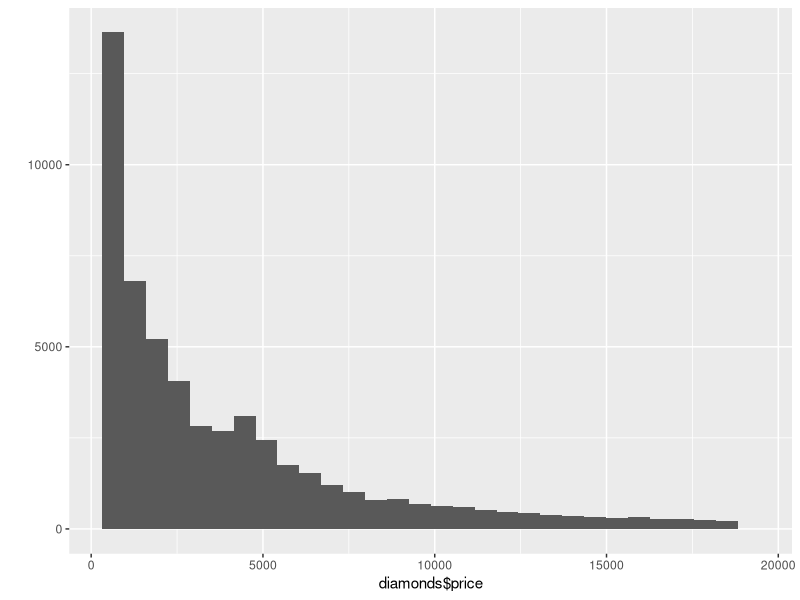
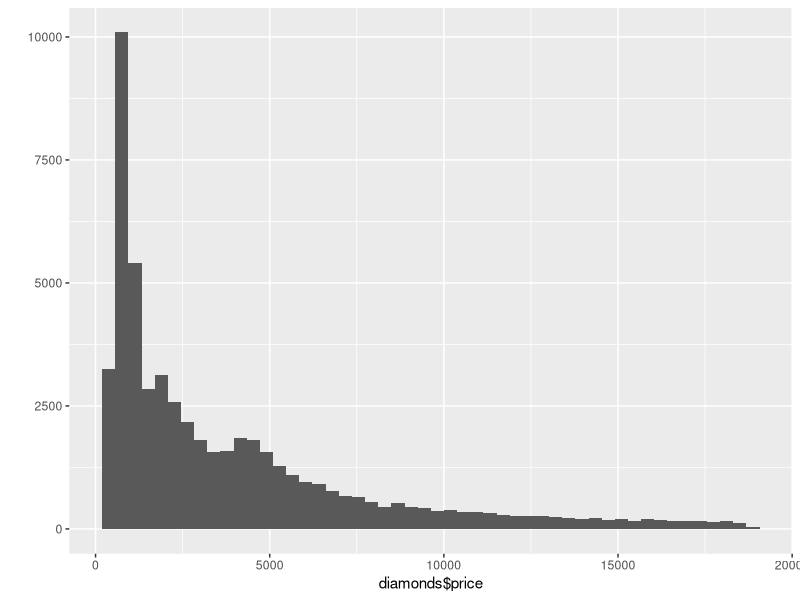

These figures' R source, in order: (Note: this script raises an error after producing the figures.)
library(ggplot2)
data(diamonds)
summary(diamonds)
diamonds$color
?diamonds

qplot(diamonds$price, geom="histogram") 

sum(diamonds$price < 500)

sum(diamonds$price < 250)

sum(diamonds$price >= 15000)


qplot(diamonds$price, 
      geom="histogram",
      bins = 50) 
+  xlim(0, 500)

qplot(x = price, data = diamonds) + 
  facet_wrap(~cut, ncol=5)

aggregate(price~cut, diamonds, max)
aggregate(price~cut, diamonds, min)
aggregate(price~cut, diamonds, median)

qplot(x = price, data = diamonds) + facet_wrap(~cut)

qplot(x = price, y = carat, data = diamonds) + 
  facet_wrap(~cut, ncol=5) + 
  scale_x_log10()

qplot(cut, price, data=diamonds, 
      geom=c("boxplot"))

by(diamonds$price, diamonds$color, summary)

IQR(subset(diamonds, color == "J")$price)
IQR(subset(diamonds, color == "D")$price)

qplot(cut, price, data=diamonds, 
      geom=c("boxplot")) +
  facet_wrap(~color, ncol=3)
  
qplot(x = carat, 
      data = diamonds,
      geom = 'freqpoly',
      binwidth = 0.05
      )



